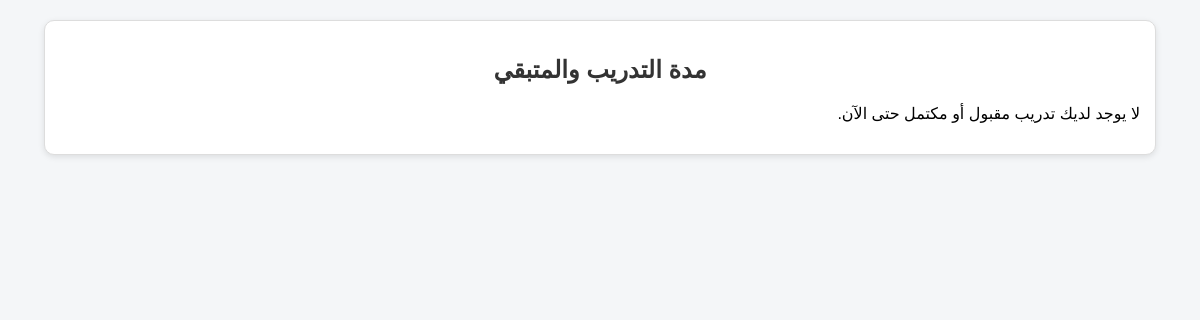
/trainee/training_progress.php (signed in), run on an earlier commit of the app's database.
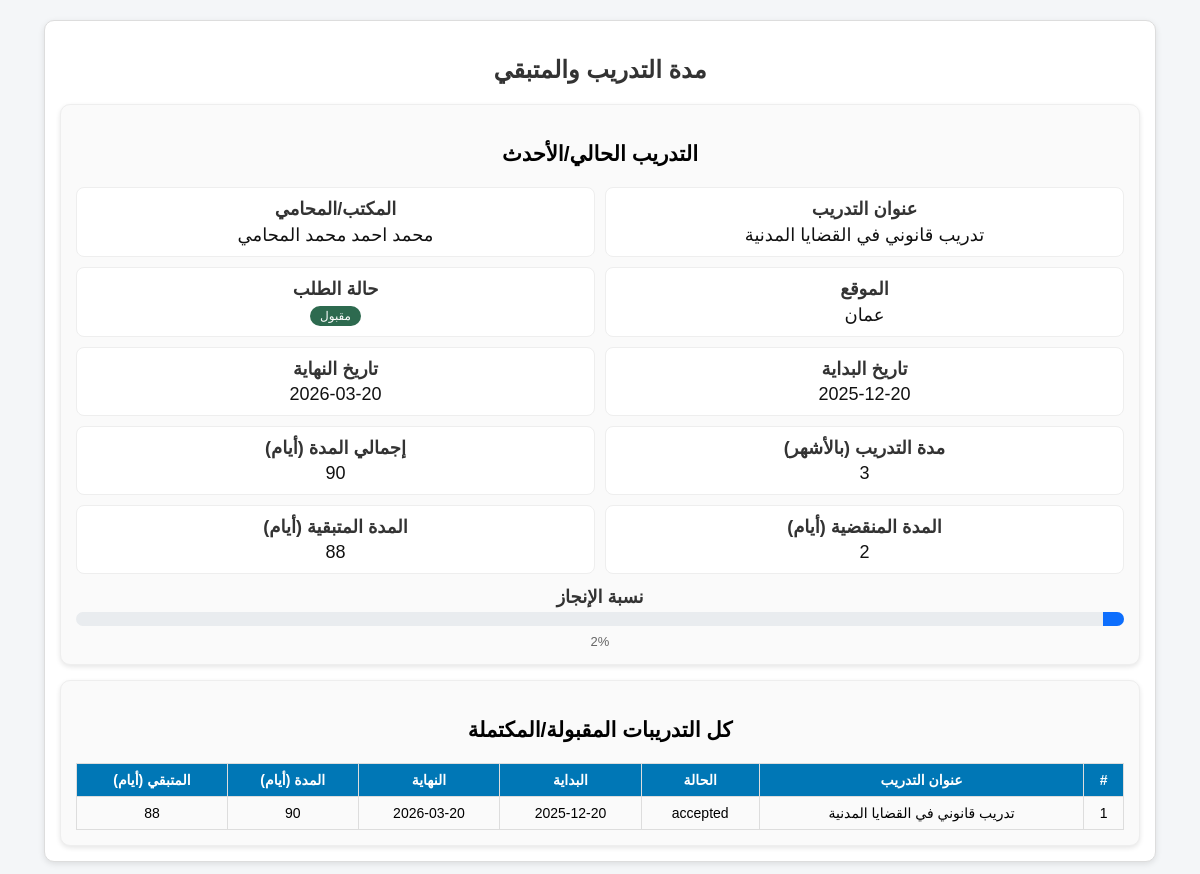
And on a later commit of the database.
### tables this page shows
CREATE TABLE `training_applications` (
  `application_id` int(11) NOT NULL,
  `trainee_id` int(11) NOT NULL,
  `training_id` int(11) NOT NULL,
  `status` enum('pending','accepted','rejected','completed') NOT NULL DEFAULT 'pending',
  `trainee_seen` tinyint(1) NOT NULL DEFAULT 0,
  `applied_at` datetime NOT NULL DEFAULT current_timestamp(),
  `reviewed_at` datetime DEFAULT NULL,
  `notes` text DEFAULT NULL,
  `syndicate_notified` tinyint(1) NOT NULL DEFAULT 0
);

CREATE TABLE `trainings` (
  `training_id` int(11) NOT NULL,
  `lawyer_id` int(11) NOT NULL,
  `title` varchar(200) NOT NULL,
  `description` text DEFAULT NULL,
  `duration_months` int(11) DEFAULT NULL,
  `location` varchar(255) DEFAULT NULL,
  `start_date` date DEFAULT NULL,
  `end_date` date DEFAULT NULL,
  `status` enum('open','closed') NOT NULL DEFAULT 'open',
  `seats` int(11) NOT NULL DEFAULT 1,
  `created_at` datetime NOT NULL DEFAULT current_timestamp(),
  `updated_at` datetime NOT NULL DEFAULT current_timestamp() ON UPDATE current_timestamp()
);

CREATE TABLE `lawyers` (
  `lawyer_id` int(11) NOT NULL,
  `user_id` int(11) NOT NULL,
  `syndicate_id` int(11) DEFAULT NULL,
  `office_address` varchar(255) DEFAULT NULL,
  `password` varchar(255) NOT NULL,
  `verified` tinyint(1) NOT NULL DEFAULT 0,
  `created_at` datetime NOT NULL DEFAULT current_timestamp(),
  `updated_at` datetime NOT NULL DEFAULT current_timestamp() ON UPDATE current_timestamp(),
  `full_name` varchar(200) DEFAULT NULL,
  `first_name` varchar(100) DEFAULT NULL,
  `father_name` varchar(100) DEFAULT NULL,
  `grandfather_name` varchar(100) DEFAULT NULL,
  `family_name` varchar(100) DEFAULT NULL,
  `national_id` varchar(30) DEFAULT NULL,
  `phone` varchar(30) DEFAULT NULL,
  `email` varchar(150) DEFAULT NULL,
  `home_address` varchar(255) DEFAULT NULL,
  `no_conviction_doc` varchar(255) DEFAULT NULL,
  `good_conduct_doc` varchar(255) DEFAULT NULL,
  `social_security` enum('نعم','لا') DEFAULT 'لا',
  `highschool_certificate` varchar(10) DEFAULT 'لا',
  `university_degree` varchar(10) DEFAULT 'لا',
  `social_security_number` varchar(100) DEFAULT NULL
);

### trainee/training_progress.php (the view, shortened to what this page needs)
<?php
require_once("../config/db.php");
$user_id = (int)$_SESSION['user_id'];
$stmtT = $pdo->prepare("SELECT trainee_id, is_archived FROM trainees WHERE user_id = ? LIMIT 1");
$stmtT->execute([$user_id]);
$trainee = $stmtT->fetch(PDO::FETCH_ASSOC);
$trainee_id = (int)$trainee['trainee_id'];
$stmt = $pdo->prepare("
    SELECT
        ta.application_id,
        ta.status AS app_status,
        ta.applied_at,
        ta.reviewed_at,
        t.training_id,
        t.title,
        t.description,
        t.duration_months,
        t.location,
        t.start_date,
        t.end_date,
        t.status AS training_status,
        lw.full_name AS lawyer_name
    FROM training_applications ta
    JOIN trainings t ON ta.training_id = t.training_id
    JOIN lawyers  lw ON t.lawyer_id = lw.lawyer_id
    WHERE ta.trainee_id = ?
      AND ta.status IN ('accepted','completed')
    ORDER BY
      CASE ta.status WHEN 'accepted' THEN 0 ELSE 1 END,
      COALESCE(t.start_date, DATE(ta.reviewed_at), DATE(ta.applied_at)) DESC
");
$stmt->execute([$trainee_id]);
$rows = $stmt->fetchAll(PDO::FETCH_ASSOC);
function safeDate(?string $d): ?DateTime {
    if (!$d) return null;
    try { return new DateTime($d); } catch (Exception $e) { return null; }
}
function computeDates(array $r): array {
    $start = safeDate($r['start_date']);
    if (!$start) $start = safeDate(substr((string)$r['reviewed_at'], 0, 10));
    $end = safeDate($r['end_date']);
    if (!$end && $start && !empty($r['duration_months'])) {
        $end = (clone $start);
        $end->modify('+' . (int)$r['duration_months'] . ' months');
    }
    return [$start, $end];
}
function diffDays(?DateTime $a, ?DateTime $b): ?int {
    $diff = $a->diff($b);
    return (int)$diff->format('%r%a');
}
$today = new DateTime('today');
?>
<!DOCTYPE html>
<html lang="ar" dir="rtl">
<head>
<link rel="stylesheet" href="../assets/css/admin.css">
</head>
<body>
<div class="container">
    <h2>مدة التدريب والمتبقي</h2>
    <?php if (empty($rows)): ?>
        <p>لا يوجد لديك تدريب مقبول أو مكتمل حتى الآن.</p>
    <?php else: ?>
        <?php
        $current = $rows[0];
        [$start, $end] = computeDates($current);
        $totalDays   = ($start && $end) ? abs(diffDays($start, $end)) : null;
        $elapsedDays = ($start) ? max(0, abs(diffDays($start, $today))) : null;
        $remainingDays = ($end) ? max(0, diffDays($today, $end)) : null;
        $percent = 0;
        if ($totalDays && $totalDays > 0 && $elapsedDays !== null) {
            $percent = (int)round(min(100, max(0, ($elapsedDays / $totalDays) * 100)));
        }
        $statusBadge = ($current['app_status'] === 'accepted')
            ? '<span class="badge badge-accepted">مقبول</span>'
            : '<span class="badge badge-completed">مكتمل</span>';
        ?>
        <div class="card">
            <h3>التدريب الحالي/الأحدث</h3>
            <div class="grid">
                <div class="item">
                    <div class="label">عنوان التدريب</div>
                    <div class="value"><?= htmlspecialchars($current['title']) ?></div>
                </div>
                <div class="item">
                    <div class="label">المكتب/المحامي</div>
                    <div class="value"><?= htmlspecialchars($current['lawyer_name'] ?? '-') ?></div>
                </div>
                <div class="item">
                    <div class="label">الموقع</div>
                    <div class="value"><?= htmlspecialchars($current['location'] ?? '-') ?></div>
                </div>
                <div class="item">
                    <div class="label">حالة الطلب</div>
                    <div class="value"><?= $statusBadge ?></div>
                </div>
                <div class="item">
                    <div class="label">تاريخ البداية</div>
                    <div class="value"><?= $start ? htmlspecialchars($start->format('Y-m-d')) : '-' ?></div>
                </div>
                <div class="item">
                    <div class="label">تاريخ النهاية</div>
                    <div class="value"><?= $end ? htmlspecialchars($end->format('Y-m-d')) : '-' ?></div>
                </div>
                <div class="item">
                    <div class="label">مدة التدريب (بالأشهر)</div>
                    <div class="value"><?= htmlspecialchars($current['duration_months'] ?? '-') ?></div>
                </div>
                <div class="item">
                    <div class="label">إجمالي المدة (أيام)</div>
                    <div class="value"><?= $totalDays !== null ? (int)$totalDays : '-' ?></div>
                </div>
                <div class="item">
                    <div class="label">المدة المنقضية (أيام)</div>
                    <div class="value"><?= $elapsedDays !== null ? (int)$elapsedDays : '-' ?></div>
                </div>
                <div class="item">
                    <div class="label">المدة المتبقية (أيام)</div>
                    <div class="value"><?= $remainingDays !== null ? (int)$remainingDays : '-' ?></div>
                </div>
            </div>
            <div style="margin-top:12px;">
                <div class="label">نسبة الإنجاز</div>
                <div class="progress-wrap">
                    <div class="progress-bar" style="width: <?= (int)$percent ?>%;"></div>
                </div>
                <div class="note">
                    <?= (int)$percent ?>%
                </div>
            </div>
        </div>
        <div class="card">
            <h3>كل التدريبات المقبولة/المكتملة</h3>
            <table>
                <thead>
                    <tr>
                        <th>#</th>
                        <th>عنوان التدريب</th>
                        <th>الحالة</th>
                        <th>البداية</th>
                        <th>النهاية</th>
                        <th>المدة (أيام)</th>
                        <th>المتبقي (أيام)</th>
                    </tr>
                </thead>
                <tbody>
                <?php foreach ($rows as $i => $r): ?>
                    <?php
                    [$s, $e] = computeDates($r);
                    $tot = ($s && $e) ? abs(diffDays($s, $e)) : null;
                    $rem = ($e) ? max(0, diffDays($today, $e)) : null;
                    ?>
                    <tr>
                        <td><?= $i + 1 ?></td>
                        <td><?= htmlspecialchars($r['title']) ?></td>
                        <td><?= htmlspecialchars($r['app_status']) ?></td>
                        <td><?= $s ? htmlspecialchars($s->format('Y-m-d')) : '-' ?></td>
                        <td><?= $e ? htmlspecialchars($e->format('Y-m-d')) : '-' ?></td>
                        <td><?= $tot !== null ? (int)$tot : '-' ?></td>
                        <td><?= $rem !== null ? (int)$rem : '-' ?></td>
                    </tr>
                <?php endforeach; ?>
                </tbody>
            </table>
        </div>
    <?php endif; ?>
</div>
</body>
</html>

### assets/css/admin.css (style rules this page uses)
body { font-family: "Cairo", sans-serif; background-color: #f4f6f8; direction: rtl; margin: 0; padding: 0; }
.card { background: #fff; border-radius: 10px; box-shadow: 0 2px 5px rgba(0,0,0,0.1); padding: 20px; flex: 1; text-align: center; font-size: 18px; }
.container { width: 90%; margin: 40px auto; background: #fff; padding: 25px; border-radius: 10px; box-shadow: 0 2px 6px rgba(0,0,0,0.1); }
h2 { text-align: center; margin-bottom: 20px; color: #333; }
table { width: 100%; border-collapse: collapse; margin-top: 15px; }
th, td { padding: 10px; text-align: center; border-bottom: 1px solid #ddd; }
th { background-color: #0077b6; color: white; }

### trainee/training_progress.php (style rules this page uses)
.container { max-width: 1100px; margin: 20px auto; padding: 15px; background:#fff; border:1px solid #ddd; border-radius:10px; }
.card { border:1px solid #eee; border-radius:10px; padding:15px; margin-top:15px; background:#fafafa; }
.grid { display:grid; grid-template-columns: 1fr 1fr; gap:10px; }
.item { background:#fff; border:1px solid #eee; border-radius:8px; padding:10px; }
.label { font-weight:700; color:#333; margin-bottom:4px; }
.value { color:#111; }
.progress-wrap { background:#e9ecef; border-radius:999px; overflow:hidden; height:14px; }
.progress-bar { height:14px; width:0%; background:#0d6efd; }
.badge { display:inline-block; padding:3px 10px; border-radius:12px; color:#fff; font-size:12px; }
.badge-accepted { background:#2d6a4f; }
.note { color:#666; font-size:13px; margin-top:8px; }
table { width:100%; border-collapse:collapse; margin-top:12px; font-size:14px; }
th, td { border:1px solid #ddd; padding:8px; text-align:center; }
th { background:#0077b6; color:#fff; }

What changed in the data, as far as the page shows it:
added training_applications: training.title "تدريب قانوني في القضايا المدنية", lawyers.full_name "محمد احمد محمد المحامي", training.location "عمان", training.duration_months "3", status "accepted", format "2025-12-20", format "2026-03-20", tot "90", rem "88"
Also different on the page:
$start->format('Y-m-d'): (not shown) → "2025-12-20"
$end->format('Y-m-d'): (not shown) → "2026-03-20"
$totalDays: (not shown) → "90"
$elapsedDays: (not shown) → "2"
$remainingDays: (not shown) → "88"
$percent: (not shown) → "2"
text no longer shown: "لا يوجد لديك تدريب مقبول أو مكتمل حتى الآن."
text now shown: "التدريب الحالي/الأحدث عنوان التدريب المكتب/المحامي الموقع حالة الطلب مقبول تاريخ البداية تاريخ النهاية مدة التدريب (بالأشهر) إجمالي المدة (أيام) المدة المنقضية (أيام) المدة المتبقية (أيام) نسبة الإنجاز % كل التدريبات المقبولة/المكتملة # عنوان التدريب الحالة البداية النهاية المدة (أيام) المتبقي (أيام)"
